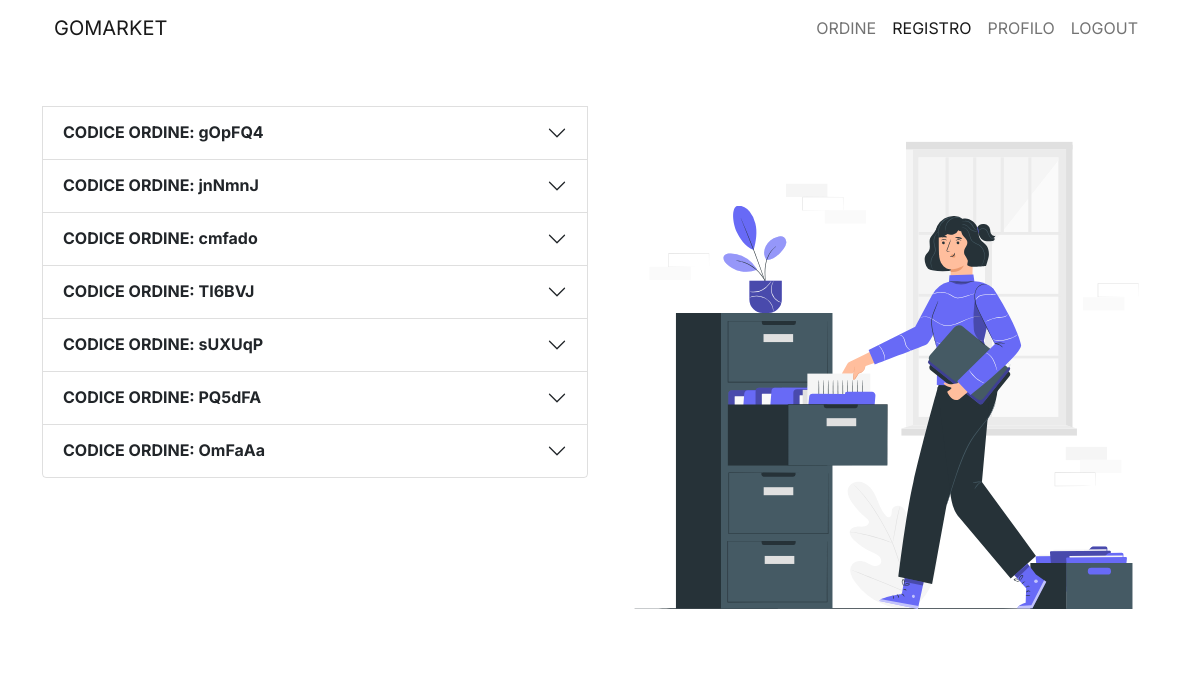
The app's page /page/cliente/registro.php (signed in), older data.
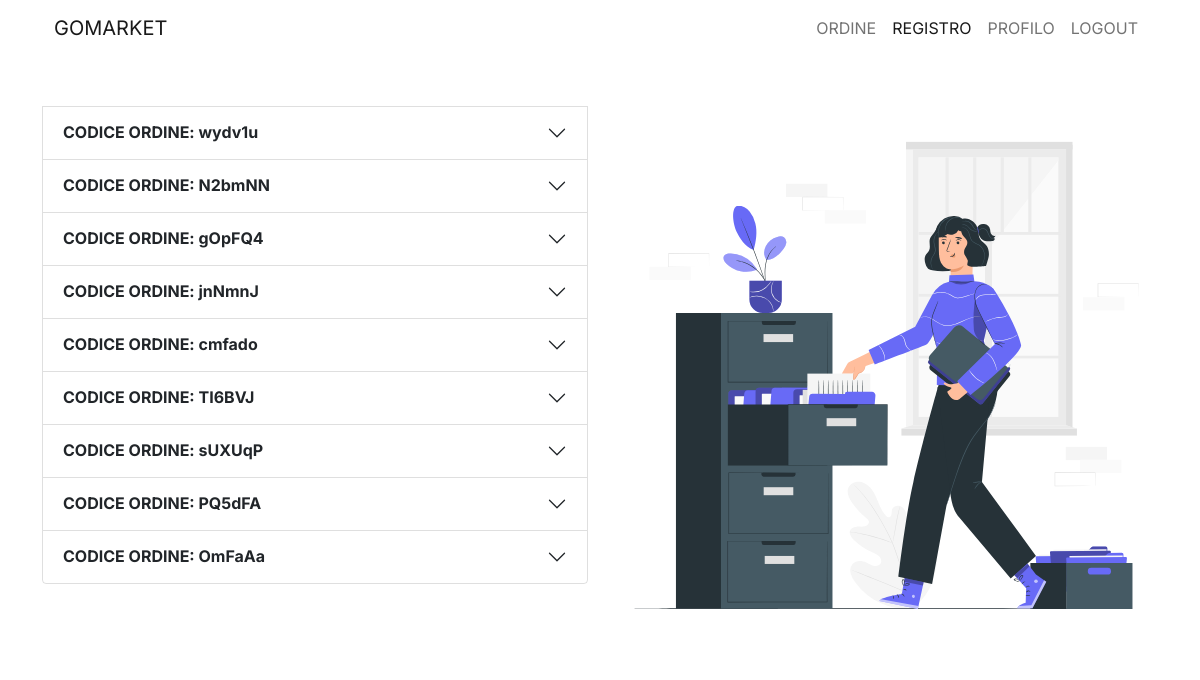
The same page, newer data.
### tables this page shows
CREATE TABLE `ordine` (
  `ID` int(3) NOT NULL,
  `codice_ordine` varchar(255) NOT NULL,
  `stato_ordine` int(1) NOT NULL,
  `totale_ordine` float NOT NULL,
  `data_ordine` date NOT NULL,
  `fk_id_utente` int(3) NOT NULL
);

### method/funzioni.php (called while the page is built, shortened)
<?php
    function connessione($sql, $base) {
		$conn = mysqli_connect("localhost", "root", "", $base);
		$resultset = $conn->query($sql);
		$righe = mysqli_fetch_all($resultset, MYSQLI_ASSOC);
		return $righe;
	}
?>

### page/cliente/registro.php (the view, shortened to what this page needs)
<?php
    include("../../method/funzioni.php");
    if(!isset($_SESSION["NOME"])) {
        $nav = "
            <nav class='navbar sticky-top navbar-expand-lg navbar-light bg-white'>
                <div class='container-fluid'>
                <a class='navbar-brand' href='../../index.php'>GOMARKET</a>
                <button class='navbar-toggler' type='button' data-bs-toggle='collapse' data-bs-target='#navbarNav' aria-controls='navbarNav' aria-expanded='false' aria-label='Toggle navigation'>
                    <span class='navbar-toggler-icon'></span>
                </button>
                <div class='collapse navbar-collapse justify-content-end' id='navbarNav'>
                    <ul class='navbar-nav'>
                    <li class='nav-item'>
                        <a class='nav-link' href='../registrazione.php'>REGISTRATI</a>
                    </li>
                    <li class='nav-item'>
                        <a class='nav-link' href='../login.php'>ACCEDI</a>
                    </li>
                    </ul>
                </div>
                </div>
            </nav>
        ";
        $body = "
            <div class='container'>
                <div class='container row'>
                <div class='col-2'></div>
                <div class='col-8 first-item'>
                    <img src='../../assets/04.svg' class='img-fluid mx-auto d-block'>
                    </div>
                </div>
            </div>
        ";
    }else {
        $sql = "SELECT * FROM ordine o WHERE o.fk_id_utente = {$_SESSION["ID_CLIENTE"]} ORDER BY o.data_ordine DESC";
        $risultato = connessione($sql, "gomarket");
        if(empty($risultato)) {
            $flag = "
                <div class='container row'>
                    <div class='col-6 align-self-center'>
                        <img src='../../assets/07.svg' class='img-fluid mx-auto d-block'>
                    </div>
                    <div class='col-1 align-self-center'></div>
                    <div class='col-5 align-self-center'>
                        <div class='alert alert-warning' role='alert'>
                            Non sono ancora presenti ordini...creane uno
                            cliccando <a href='./nordine.php'>qui</a>
                        </div>
                    </div>
                </div>
            ";
        }else {
            $flag = "<div class='accordion' id='accordionExample'>";
            foreach($risultato as $riga) {
                if($riga["stato_ordine"] == 0) { $stato_ordine = array("text-warning", "IN ATTESA", ""); }
                else if($riga["stato_ordine"] == 1) { $stato_ordine = array("text-secondary", "PRONTO PER LA SPEDIZIONE", ""); }
                else if($riga["stato_ordine"] == 2) { $stato_ordine = array("text-primary", "IN CONSEGNA", "disabled"); }
                else { $stato_ordine = array("text-success", "CONSEGNATO", "disabled"); }
                $flag .= "
                            <a type='button' class='btn btn-outline-danger' href='../../method/delordine.php?id={$riga["ID"]}'>ELIMINA ORDINE</a>
                <div class='accordion-item'>
                    <h2 class='accordion-header' id='heading{$riga["ID"]}'>
                    <button class='accordion-button collapsed' type='button' data-bs-toggle='collapse' data-bs-target='#collapse{$riga["ID"]}' aria-expanded='false' aria-controls='collapse{$riga["ID"]}'>
                        <strong>CODICE ORDINE: {$riga["codice_ordine"]}</strong>
                    </button>
                    </h2>
                    <div id='collapse{$riga["ID"]}' class='accordion-collapse collapse' aria-labelledby='heading{$riga["ID"]}' data-bs-parent='#accordionExample'>
                                <p><strong>ID ORDINE: </strong>{$riga["ID"]}</p>
                                <p><strong>CODICE ORDINE: </strong>{$riga["codice_ordine"]}</p>
                                <p><strong>DATA ORDINE: </strong>{$riga["data_ordine"]}</p>
                                <p><strong>STATO ORDINE: </strong><span class='{$stato_ordine[0]}'>{$stato_ordine[1]}<span></p>
                                <p><strong>TOTALE ORDINE: {$riga["totale_ordine"]} €</strong></p>
                                <a class='btn btn-outline-danger {$stato_ordine[2]}' data-bs-toggle='modal' data-bs-target='#deleteModal' type='button'>CANCELLA ORDINE</a>
                                <a href='./detordine.php?id={$riga["ID"]}' class='btn btn-outline-primary' type='button'>DETTAGLI</a>
                    </div>
                </div>
                ";
            }
            $flag .= "</div>";
        }
        $nav = "
            <nav class='navbar sticky-top navbar-expand-lg navbar-light bg-white'>
                <div class='container-fluid'>
                <a class='navbar-brand' href='../../index.php'>GOMARKET</a>
                <button class='navbar-toggler' type='button' data-bs-toggle='collapse' data-bs-target='#navbarNav' aria-controls='navbarNav' aria-expanded='false' aria-label='Toggle navigation'>
                    <span class='navbar-toggler-icon'></span>
                </button>
                <div class='collapse navbar-collapse justify-content-end' id='navbarNav'>
                    <ul class='navbar-nav'>
                    <li class='nav-item'>
                        <a class='nav-link' href='./nordine.php'>ORDINE</a>
                    </li>
                    <li class='nav-item'>
                        <a class='nav-link active' href='./registro.php'>REGISTRO</a>
                    </li>
                    <li class='nav-item'>
                        <a class='nav-link' href='../profilo.php'>PROFILO</a>
                    </li>
                    <li class='nav-item'>
                        <a class='nav-link' href='../../method/logout.php'>LOGOUT</a>
                    </li>
                    </ul>
                </div>
                </div>
            </nav>
        ";
        $body = "
            <div class='row first-item'>
                <div class='col-md-6'>
                    {$flag}
                </div>
                <div class='col-md-6'>
                    <img src='../../assets/25.svg' class='img-fluid mx-auto d-block'>
                </div>
            </div>
        ";
    }
    $html = "
        <html>
            <head>
            <meta charset='utf-8'>
            <meta name='viewport' content='width=device-width, initial-scale=1'>
            <link href='https://cdn.jsdelivr.net/npm/bootstrap@5.0.0-beta1/dist/css/bootstrap.min.css' rel='stylesheet'>
            <link rel='preconnect' href='https://fonts.gstatic.com'>
            <link href='https://fonts.googleapis.com/css2?family=Inter:wght@500&display=swap' rel='stylesheet'>
            <link rel='stylesheet' href='../../style/style.css'>
            <title>GoMarket</title>
            </head>
            <body>
                <div class='container-lg'>
                    {$nav}
                    {$body}
                </div>
                <script src='https://cdn.jsdelivr.net/npm/bootstrap@5.0.0-beta2/dist/js/bootstrap.bundle.min.js'></script>
            </body>
        </html>
    ";
    print_r($html);
?>

### style/style.css (style rules this page uses)
body { font-family: 'Inter', sans-serif; }
.first-item { padding-top: 50px; }

Row changes from the older to the newer data that the page shows:
added ordine: codice_ordine "wydv1u"
added ordine: codice_ordine "N2bmNN"
